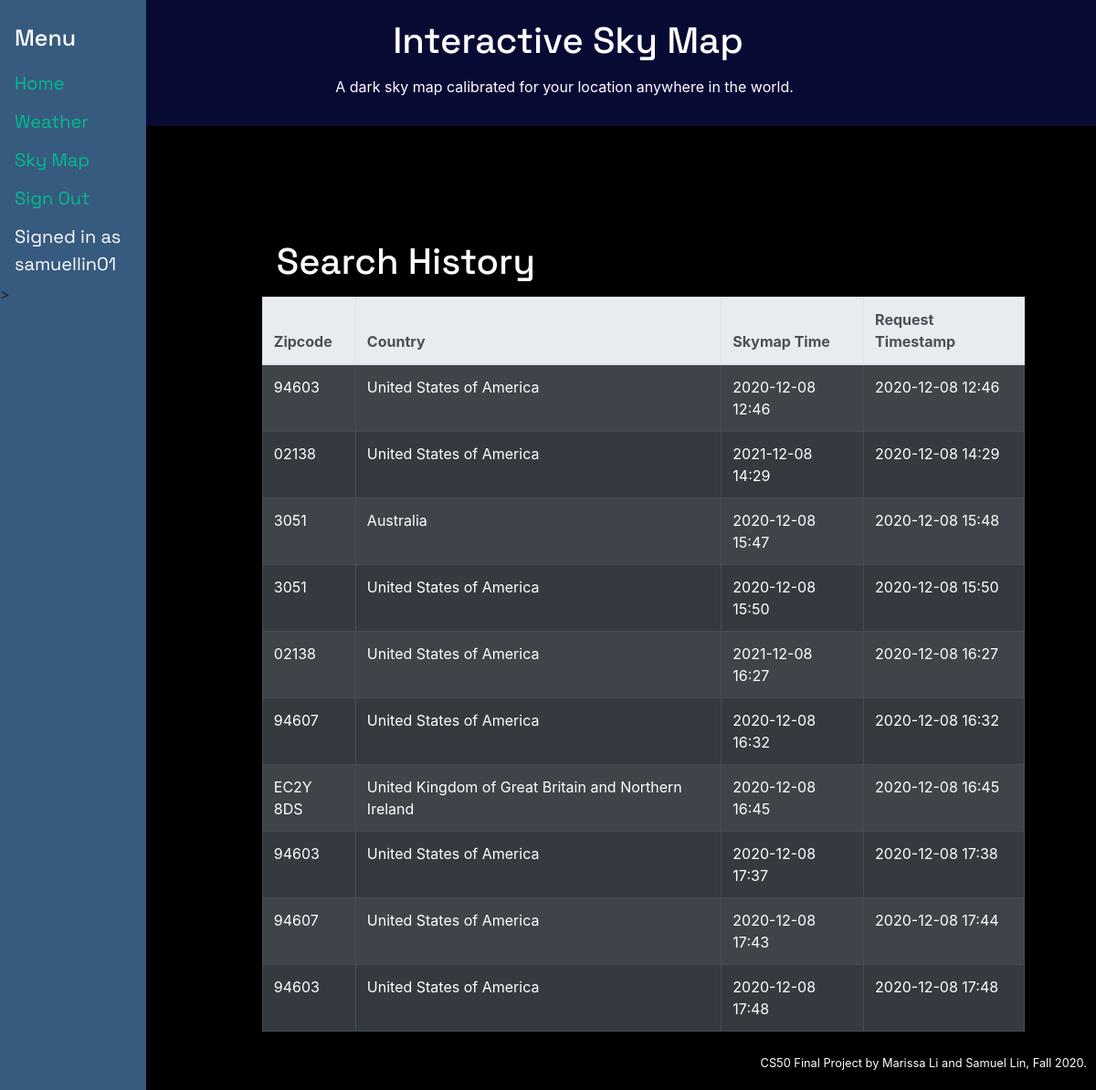
Before: / (signed in) with the older database file.
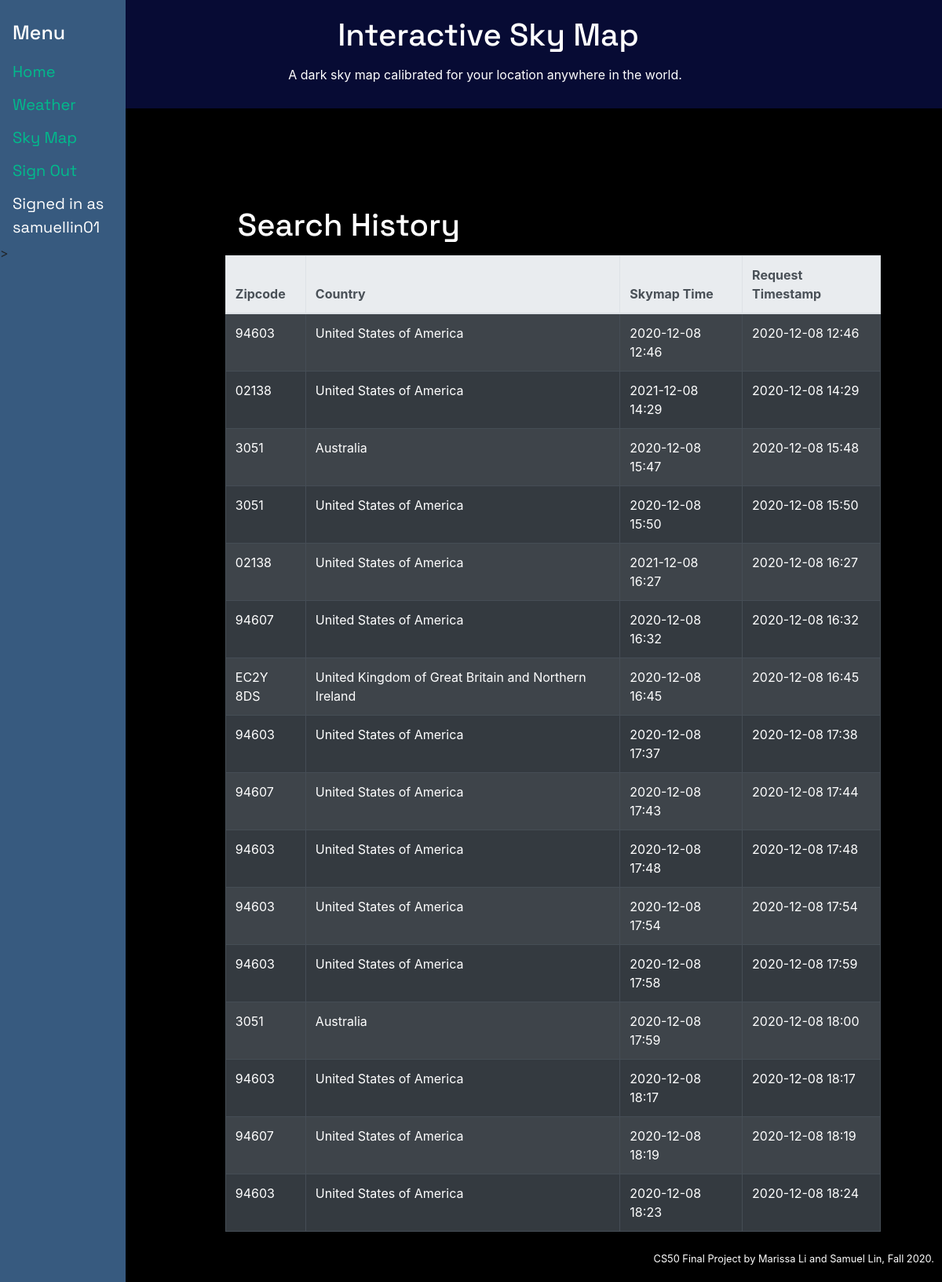
After: the same page with the newer database file.
### tables this page shows
CREATE TABLE 'timeplaces' (username TEXT NOT NULL, zipcode TEXT NOT NULL, country TEXT NOT NULL,'requesttime' DATETIME,'timestamp' DATETIME);

### application.py (the view)
@app.route("/")
@login_required
def index():
    cur1.execute("SELECT * FROM timeplaces WHERE username = ? ORDER BY timestamp", (session["username"],))
    search_history = cur1.fetchall()
    return render_template("index.html", search_history=search_history)

### application.py (called while the page is built)
@app.after_request
def after_request(response):
    response.headers["Cache-Control"] = "no-cache, no-store, must-revalidate"
    response.headers["Expires"] = 0
    response.headers["Pragma"] = "no-cache"
    return response

### helpers.py (called while the page is built)
def login_required(f):
    @wraps(f)
    def decorated_function(*args, **kwargs):
        if session.get("user_id") is None:
            return redirect("/login")
        return f(*args, **kwargs)
    return decorated_function

### templates/index.html (shortened to what this page needs)
{% extends "layout.html" %}
{% block main %}
<form>
  <h1>Search History</h1>
    <table class="table table-bordered table-hover table-striped table-dark">
        <thead class="thead-light">
          <tr>
            <th scope="col">Zipcode</th>
            <th scope="col">Country</th>
            <th scope="col">Skymap Time</th>
            <th scope="col">Request Timestamp</th>
          </tr>
        </thead>
        <tbody>
        {% for item in search_history %}
          <tr>
            <td>{{ item[1] }}</td>
            <td>{{ item[2] }}</td>
            <td>{{ item[3][0:16] }}</td>
            <td>{{ item[4][0:16] }}</td>
          </tr>
        {% endfor %}
        </tbody>
      </table>
</form>
{% endblock %}

Changed rows visible on the page:
added timeplaces: zipcode "94603", country "United States of America", requesttime "2020-12-08 17:54", timestamp "2020-12-08 17:54"
added timeplaces: zipcode "94603", country "United States of America", requesttime "2020-12-08 17:58", timestamp "2020-12-08 17:59"
added timeplaces: zipcode "3051", country "Australia", requesttime "2020-12-08 17:59", timestamp "2020-12-08 18:00"
added timeplaces: zipcode "94603", country "United States of America", requesttime "2020-12-08 18:17", timestamp "2020-12-08 18:17"
added timeplaces: zipcode "94607", country "United States of America", requesttime "2020-12-08 18:19", timestamp "2020-12-08 18:19"
added timeplaces: zipcode "94603", country "United States of America", requesttime "2020-12-08 18:23", timestamp "2020-12-08 18:24"
